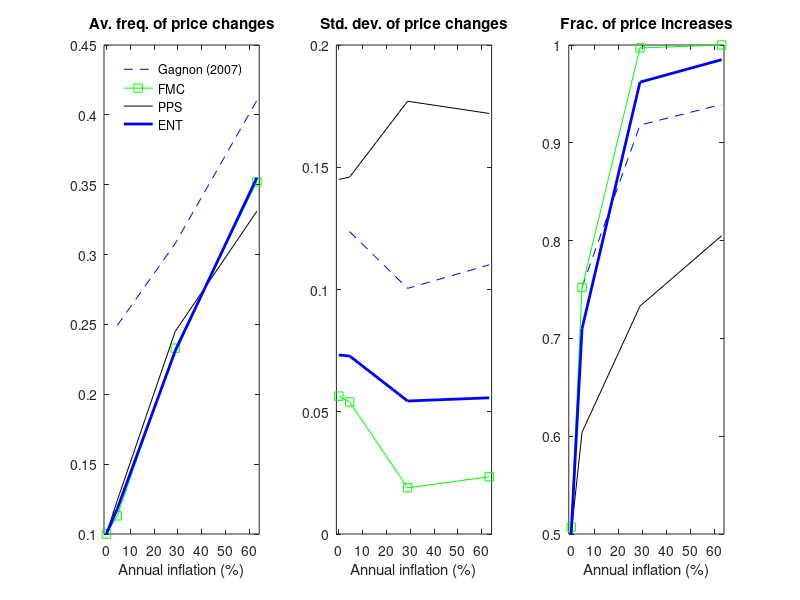

Write the MATLAB code that produced this figure.
% fig.6: frequency and size of price changes at different inflation rates
load gagnon.mat

set(0,'DefaultFigureWindowStyle','docked')  % docks all figures
density = dpc.Fig_pd;

lbound = -.6;
ubound =  .6;
edges  = linspace(lbound,ubound,61);                                
nDbins = length(edges)-1;                                          
step   = (ubound-lbound)/(length(density)-1);

binwidth = edges(2)-edges(1);
meanbinpoint = edges'+binwidth/2;
meanbinpoint = meanbinpoint(1:end-1);

averPriceChangeG = sum(density.*(meanbinpoint*ones(1,3)));
stdPchanges = (sum((meanbinpoint*ones(1,3)-ones(nDbins,1)*averPriceChangeG).^2.*density)).^.5;

inflationcheck = averPriceChangeG.*dpc.avefreq';
%gagnon_inflations = dpc.aveinf';

gagnon_inflations = 100*((1+dpc.aveinf').^12-1);

gagnon_increases=sum(dpc.Fig_pd(30:end,:));

figure(7)
subplot(1,3,1)
plot(gagnon_inflations, dpc.avefreq','b--')
hold on
plot([0 gagnon_inflations], [0.10 0.113 0.233 0.352],'gs-')  % Menu cost
plot([0 gagnon_inflations], [0.10 0.124 0.245 0.331],'k')  % PPS
plot([0 gagnon_inflations], [0.10 0.118 0.231 0.355],'b','LineWidth',2)  % ENT
xlim([-1 max(gagnon_inflations)+1])
title('Av. freq. of price changes')
legend('Gagnon (2007)','FMC','PPS','ENT')
legend boxoff
xlabel('Annual inflation (%)')

subplot(1,3,2)
plot(gagnon_inflations ,stdPchanges','b--')
hold on
plot([0 gagnon_inflations], [5.64 5.40 1.89 2.34]/100,'gs-')  % Menu cost
plot([0 gagnon_inflations], [14.5 14.6 17.7 17.2]/100,'k')  % PPS
plot([0 gagnon_inflations], [7.32 7.28 5.44 5.57]/100,'b','LineWidth',2)  % ENT
title('Std. dev. of price changes')
xlim([-1 max(gagnon_inflations)+1])
xlabel('Annual inflation (%)')


subplot(1,3,3)
plot(gagnon_inflations,gagnon_increases,'b--')
hold on
plot([0 gagnon_inflations], [50.7 75.2 99.7 100]/100,'gs-')  % Menu cost
plot([0 gagnon_inflations], [50.0 60.4 73.3 80.5]/100,'k')  % PPS
plot([0 gagnon_inflations], [50.0 71.0 96.2 98.5]/100,'b','LineWidth',2)  % ENT
xlim([-1 max(gagnon_inflations)+1])
title('Frac. of price increases')
xlabel('Annual inflation (%)')
